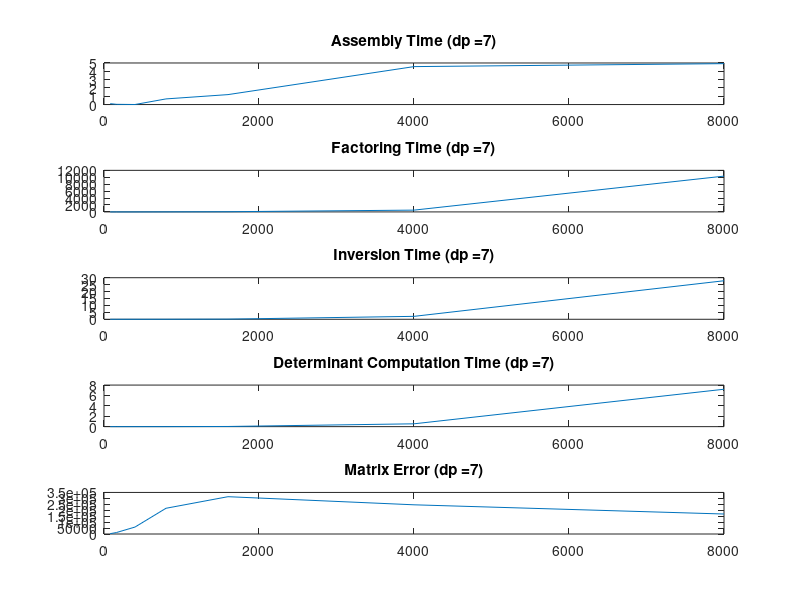
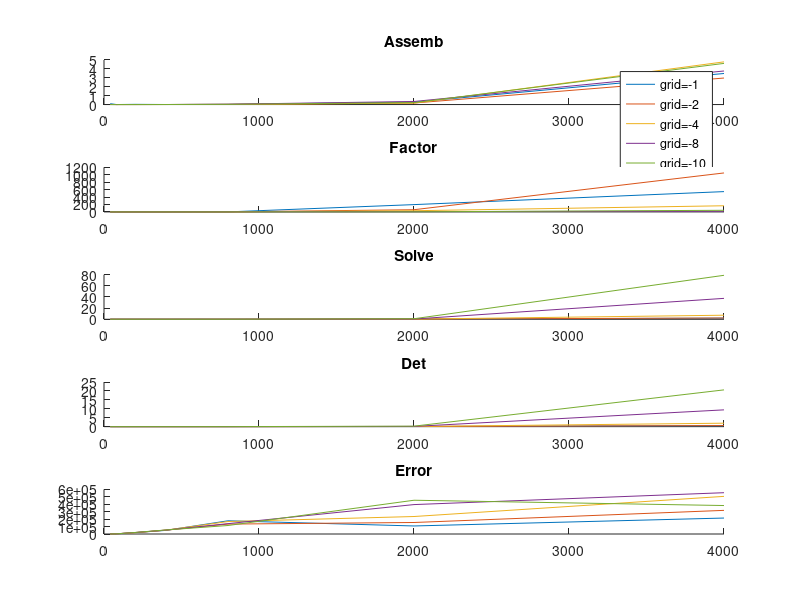

These charts were generated, in order, by the following MATLAB code:
% First code to be used to visualize the trends for the base "general" file
% with no grid to it.

load tstore_general_1.mat;

figure(1)
for i = 1:length(vars)
      subplot(length(vars),1,i);
      plot(n,table(:,i));
      t = strcat(vars(i),' (dp = ', num2str(length(n)),')');
      title(t);
end

% consider the trends in fraction by table-features.

load gstore_minclustersize_1.mat;

figure(2)
subplot(5,1,1)
title('Assemb')
for f_i = 1:length(table_store)
    hold on
    plot(n, table_store{f_i}.assemb)
    hold off
end
l = cellstr(num2str(grid', 'grid=-%d'));
legend(l);

subplot(5,1,2)
title('Factor')
for f_i = 1:length(table_store)
    hold on
    plot(n, table_store{f_i}.factor)
    hold off
end

subplot(5,1,3)
title('Solve')
for f_i = 1:length(table_store)
    hold on
    plot(n, table_store{f_i}.solve)
    hold off
end

subplot(5,1,4)
title('Det')
for f_i = 1:length(table_store)
    hold on
    plot(n, table_store{f_i}.det)
    hold off
end

subplot(5,1,5)
title('Error')
for f_i = 1:length(table_store)
    hold on
    plot(n, table_store{f_i}.error)
    hold off
end

